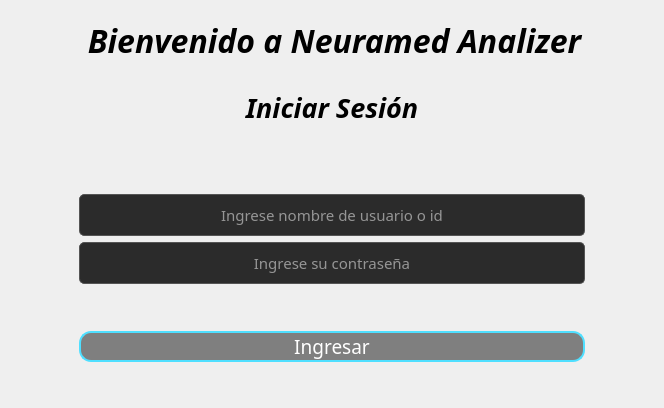
<?xml version="1.0" encoding="UTF-8"?>
<ui version="4.0">
 <class>Ventana_login</class>
 <widget class="QMainWindow" name="Ventana_login">
  <property name="geometry">
   <rect>
    <x>0</x>
    <y>0</y>
    <width>664</width>
    <height>408</height>
   </rect>
  </property>
  <property name="windowTitle">
   <string>MainWindow</string>
  </property>
  <widget class="QWidget" name="centralwidget">
   <layout class="QGridLayout" name="gridLayout_2">
    <item row="0" column="0">
     <widget class="QWidget" name="widget" native="true">
      <property name="sizePolicy">
       <sizepolicy hsizetype="Expanding" vsizetype="Expanding">
        <horstretch>0</horstretch>
        <verstretch>0</verstretch>
       </sizepolicy>
      </property>
      <property name="styleSheet">
       <string notr="true">background-image: url(:/fondo2/fondo1.png);
QWidget {
    background-color: #121212; /* Fondo oscuro */
    color: white;
}

QLineEdit {
    background-color: #2b2b2b;
    border: 1px solid #555;
    border-radius: 5px;
    padding: 8px;
    color: white;
}

QLabel {
    font-size: 18px;
    font-weight: bold;
    margin-bottom: 20px;
}</string>
      </property>
      <layout class="QGridLayout" name="gridLayout">
       <item row="0" column="2">
        <spacer name="horizontalSpacer">
         <property name="orientation">
          <enum>Qt::Orientation::Horizontal</enum>
         </property>
         <property name="sizeHint" stdset="0">
          <size>
           <width>40</width>
           <height>20</height>
          </size>
         </property>
        </spacer>
       </item>
       <item row="0" column="1">
        <layout class="QVBoxLayout" name="verticalLayout">
         <item>
          <widget class="QLabel" name="lbltituloprincipal">
           <property name="font">
            <font>
             <family>BankGothic Md BT</family>
            </font>
           </property>
           <property name="text">
            <string>&lt;html&gt;&lt;head/&gt;&lt;body&gt;&lt;p align=&quot;center&quot;&gt;&lt;span style=&quot; font-size:24pt; font-weight:700; font-style:italic;&quot;&gt;Bienvenido a Neuramed Analizer&lt;/span&gt;&lt;/p&gt;&lt;/body&gt;&lt;/html&gt;</string>
           </property>
          </widget>
         </item>
         <item>
          <widget class="QLabel" name="lbliniciarsesion">
           <property name="sizePolicy">
            <sizepolicy hsizetype="Expanding" vsizetype="Expanding">
             <horstretch>0</horstretch>
             <verstretch>0</verstretch>
            </sizepolicy>
           </property>
           <property name="font">
            <font>
             <family>BankGothic Md BT</family>
             <pointsize>16</pointsize>
            </font>
           </property>
           <property name="text">
            <string>&lt;html&gt;&lt;head/&gt;&lt;body&gt;&lt;p align=&quot;center&quot;&gt;&lt;span style=&quot; font-size:20pt; font-weight:700; font-style:italic;&quot;&gt;Iniciar Sesión&lt;/span&gt;&lt;/p&gt;&lt;/body&gt;&lt;/html&gt;</string>
           </property>
           <property name="alignment">
            <set>Qt::AlignmentFlag::AlignCenter</set>
           </property>
           <property name="wordWrap">
            <bool>true</bool>
           </property>
          </widget>
         </item>
         <item>
          <spacer name="verticalSpacer">
           <property name="orientation">
            <enum>Qt::Orientation::Vertical</enum>
           </property>
           <property name="sizeHint" stdset="0">
            <size>
             <width>20</width>
             <height>54</height>
            </size>
           </property>
          </spacer>
         </item>
         <item>
          <widget class="QLineEdit" name="txtusuario">
           <property name="sizePolicy">
            <sizepolicy hsizetype="Expanding" vsizetype="Expanding">
             <horstretch>0</horstretch>
             <verstretch>0</verstretch>
            </sizepolicy>
           </property>
           <property name="font">
            <font>
             <family>BankGothic Md BT</family>
             <pointsize>11</pointsize>
            </font>
           </property>
           <property name="mouseTracking">
            <bool>false</bool>
           </property>
           <property name="accessibleDescription">
            <string/>
           </property>
           <property name="styleSheet">
            <string notr="true"/>
           </property>
           <property name="alignment">
            <set>Qt::AlignmentFlag::AlignCenter</set>
           </property>
           <property name="placeholderText">
            <string>Ingrese nombre de usuario o id</string>
           </property>
           <property name="cursorMoveStyle">
            <enum>Qt::CursorMoveStyle::LogicalMoveStyle</enum>
           </property>
          </widget>
         </item>
         <item>
          <widget class="QLineEdit" name="txtpassword">
           <property name="sizePolicy">
            <sizepolicy hsizetype="Expanding" vsizetype="Expanding">
             <horstretch>0</horstretch>
             <verstretch>0</verstretch>
            </sizepolicy>
           </property>
           <property name="font">
            <font>
             <family>BankGothic Md BT</family>
             <pointsize>11</pointsize>
            </font>
           </property>
           <property name="mouseTracking">
            <bool>false</bool>
           </property>
           <property name="maxLength">
            <number>20</number>
           </property>
           <property name="echoMode">
            <enum>QLineEdit::EchoMode::Password</enum>
           </property>
           <property name="alignment">
            <set>Qt::AlignmentFlag::AlignCenter</set>
           </property>
           <property name="placeholderText">
            <string>Ingrese su contraseña</string>
           </property>
          </widget>
         </item>
         <item>
          <spacer name="verticalSpacer_2">
           <property name="orientation">
            <enum>Qt::Orientation::Vertical</enum>
           </property>
           <property name="sizeHint" stdset="0">
            <size>
             <width>20</width>
             <height>54</height>
            </size>
           </property>
          </spacer>
         </item>
         <item>
          <widget class="QPushButton" name="btn_ingresar_info">
           <property name="sizePolicy">
            <sizepolicy hsizetype="Expanding" vsizetype="Expanding">
             <horstretch>0</horstretch>
             <verstretch>0</verstretch>
            </sizepolicy>
           </property>
           <property name="font">
            <font>
             <family>BankGothic Md BT</family>
             <pointsize>14</pointsize>
            </font>
           </property>
           <property name="cursor">
            <cursorShape>PointingHandCursor</cursorShape>
           </property>
           <property name="styleSheet">
            <string notr="true">QPushButton{
    background-color: rgba(0,0,0,120);
    color: white;
    border: 2px solid #4fdfff;
    border-radius: 12px;
    font-size: 14pt;
}

QPushButton:hover {
    background-color: rgba(0, 212, 255, 0.3);
    border: 2px solid #ffffff; 
}

QPushButton:pressed {
    background-color: #00d4ff; 
    color: black;
}</string>
           </property>
           <property name="text">
            <string>Ingresar</string>
           </property>
          </widget>
         </item>
         <item>
          <spacer name="verticalSpacer_3">
           <property name="orientation">
            <enum>Qt::Orientation::Vertical</enum>
           </property>
           <property name="sizeHint" stdset="0">
            <size>
             <width>20</width>
             <height>40</height>
            </size>
           </property>
          </spacer>
         </item>
        </layout>
       </item>
       <item row="0" column="0">
        <spacer name="horizontalSpacer_2">
         <property name="orientation">
          <enum>Qt::Orientation::Horizontal</enum>
         </property>
         <property name="sizeHint" stdset="0">
          <size>
           <width>40</width>
           <height>20</height>
          </size>
         </property>
        </spacer>
       </item>
      </layout>
     </widget>
    </item>
   </layout>
  </widget>
 </widget>
 <resources>
  <include location="login_fondo.qrc"/>
 </resources>
 <connections/>
</ui>
